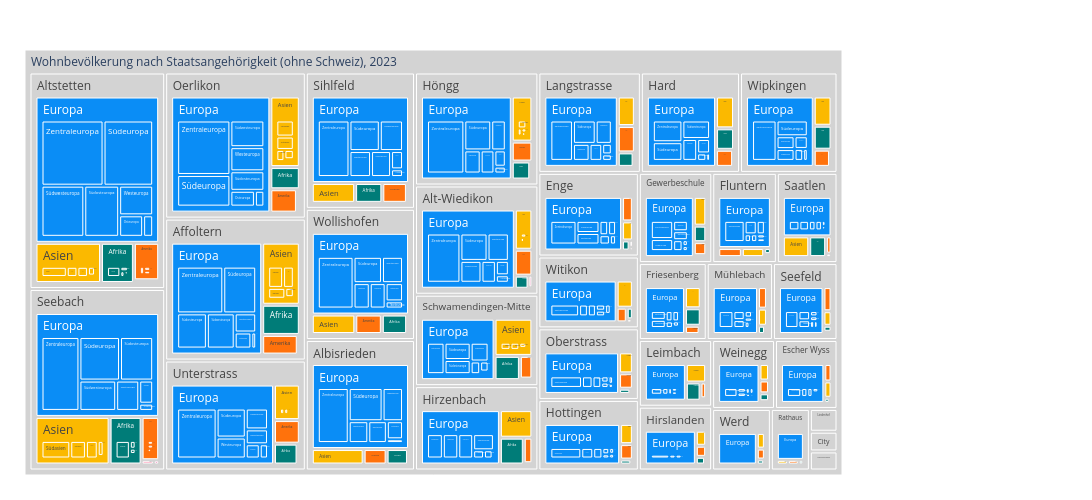

Notebook cell for this chart:
### Code cell
myHeaderTitle="Wohnbevölkerung nach Staatsangehörigkeit (ohne Schweiz), "+data_max_date

fig = px.treemap(myTreemapAgg2.query('NationSort != 8100').reset_index(), path=[px.Constant(myHeaderTitle)
                , 'QuarLang','KontinentLang', 'RegionLang']
                 , values='sum_AnzBestWir'
                 , color='KontinentLang'
                 ## bei discrete scales (bei Klassen und Strings):                 
                #, color_discrete_map={'(?)':'lightgrey','Deutschland':'gold', 'Schweiz':'#FF3030', 'Türkei':'#EE3B3B', 'Serbien':'#A2CD5A','Kosovo':'#CAFF70','Österreich':'orange','Italien':'#104E8B','AL':'deeppink','SVP':'forestgreen', 'FL ZÜRI':'#8B864E','Volt':'#lightblue' }             
                , color_discrete_map={'(?)':'lightgrey','Asien':'#FBB900', 'Afrika':'#007C78','Europa':'#0A8DF6','Amerika':'#FF720C','Ozeanien':'#DB247D',}
                 ## bei continuous scales (bei Zahlenwerten):
                , color_continuous_scale='cividis'
                #, color_continuous_midpoint=np.average(df['AnzBestWir'], weights=df['AnzBestWir'])  
                 ,height=500
                 ,width=1300                 
                )
fig.update_traces(root_color="grey")
fig.update_layout(margin = dict(t=50, l=25, r=250, b=25))
#Was soll beim hoovern angezeigt werden?
fig.data[0].hovertemplate = '%{label}<br><br>AnzPers:<br>%{value}<extra></extra>'
fig.show()

### Figure 1 — Plotly figure (JSON) as saved in the notebook; plotly's stock layout.template omitted (floating-point values rounded to 4 significant figures; data arrays with more than 128 entries replaced by an {"elided": "..."} marker saying what was removed)
{"data": [{"branchvalues": "total", "customdata": {"elided": "1139x1 str values"}, "domain": {"x": [0, 1], "y": [0, 1]}, "hovertemplate": "%{label}<br><br>AnzPers:<br>%{value}<extra></extra>", "ids": {"elided": "1139 str values"}, "labels": {"elided": "1139 str values"}, "marker": {"colors": {"elided": "1139 str values"}}, "name": "", "parents": {"elided": "1139 str values"}, "root": {"color": "grey"}, "type": "treemap", "values": {"elided": "1139 int values"}}], "layout": {"height": 500, "legend": {"tracegroupgap": 0}, "margin": {"b": 25, "l": 25, "r": 250, "t": 50}, "width": 1300}}
